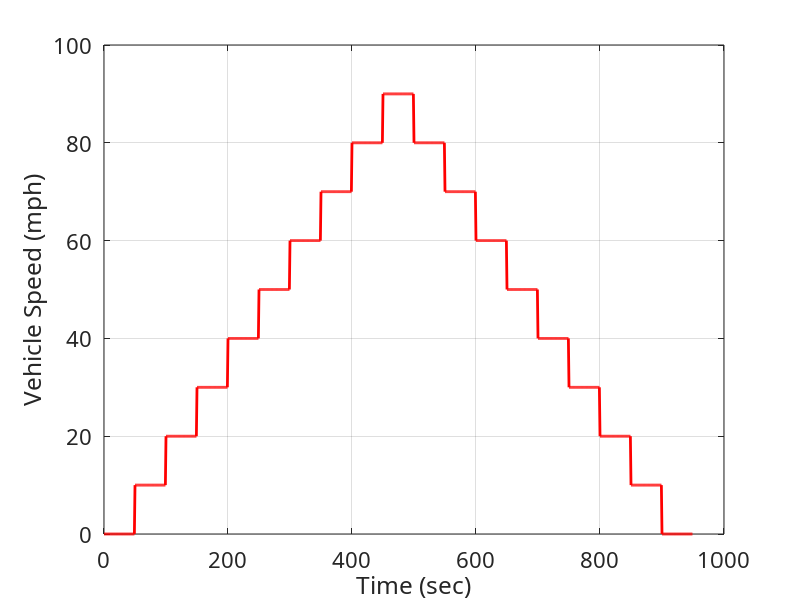

Write MATLAB code to recreate this figure. (Note: this script raises an error after producing the figure.)
%% ------------------------------------------------------------------------  
% J.Naber
% Michigan Tech
% Date: 2013-04-01
%
% Initialization File For MTU_HVM_5_0a.mdl
%
% Added variable Engine_Displacement_L for scaling.
%
%
%% ------------------------------------------------------------------------
clear all
close all;
clc;

%%
%------------------------------Load Parameters-----------------------------
choice = menu('Select Test Condition', ...
              'Constant Speed Points: 0, 10, .... 80 90 80 ... mph ',...  
              'Performance Test', ...
              'UDDS Cycle',  ...
              'HWFET Cycle', ...
              'US06 Cycle',  ...
              'ECE-15 Cycle', ...
              'EUDC Cycle', ...
              'GENERIC Cycle');                           %Prompt user
if choice==1
    load('Constant_Speed_Points_Cycle.mat');
elseif choice ==2
    load('Performance_Test');
elseif choice==3
    load('UDDS_Cycle.mat');
elseif choice==4    
    load('HWFET_Cycle.mat');
elseif choice==5
    load('US06_Cycle.mat');
elseif choice==6
    load('ECE_15_Cycle.mat');
elseif choice==7
    load('EUDC_Cycle.mat');
elseif choice==8
    load('GENERIC_Cycle.mat');
end

% Plot Test cycle
figure; 
    set(gcf, 'position', [50 50 900 600]);
    h = plot(TEST_CYCLE(:,1), TEST_CYCLE(:,2), 'r');
        set(h, 'linewidth', 2);
        set(gca, 'fontsize', 16, 'fontname', 'Calibri');
        xlabel('Time (sec)');
        ylabel('Vehicle Speed (mph)');
        grid on;
    
%-------------------------Fuel and Energy Constants------------------------
Fuel_Density_kgm3 = 742;               %Density of gasoline, kg/m^3
Fuel_LHV_MJkg     = 43.42;             %Lower heating value of gasoline, MJ/kg          

%---------------------------------Base IC Engine (2.1L Inline 4 Cyl) ----------------------------------
% 
Engine_Min_Speed_rpm    =  800; %Max engine speed, rpm
Engine_Max_Speed_rpm    = 6000; %Max engine speed, rpm
Engine_Startup_Fuel_g   =   10; %Fuel, grams	

Engine_2DMAP_Index_TR   = [0.08, 0.16, 0.24, 0.32, 0.40, 0.48, 0.56, 0.64, 0.72, 0.80, 0.88, 0.96, 1.00];
Engine_2DMAP_Index_RPM  = [800,  1200, 1600, 2000, 2400, 2800, 3200, 3600, 4000, 4800, 6000];

%% Scaled to 3.6L
Engine_Displacement_L   =    3.6;                             % Liters
Engine_ACC_Loss_Nm      =   17.1; %Accessory loss, N-m


Engine_Torque_2DMAP_Nm =[     17    14    10     7    31    27    26    26    17     9     3;
                              46    41    36    34    60    57    55    77    45    36    22;
                              72    67    65    63    87    84    82   106    74    63    50;
                              98    94    93    91   115   113   111   134   101    91    77;
                             122   122   120   118   142   141   139   161   127   118   103;
                             147   147   146   146   170   168   166   189   154   146   130;
                             171   175   173   173   180   195   194   214   182   171   156;
                             195   201   201   201   197   223   221   231   209   199   182;
                             219   226   228   228   225   250   249   254   237   225   206;
                             243   252   254   255   252   279   276   274   264   252   231;
                             266   278   281   283   279   305   303   297   290   278   257;
                             273   303   307   309   307   333   329   322   317   305   283;
                             273   310   331   333   334   353   350   350   345   331   305;];
Engine_Torque_2DMAP_Nm = Engine_Torque_2DMAP_Nm';

Engine_BSFC_2DMAP_g_kWh = [ 855         869        1167        1591         549         628         707         991        1240        3058        9624;
                            452         469         486         499         385         413         450         427         644         986        2248;
                            388         379         371         368         329         346         372         378         499         707        1311;
                            358         337         327         319         300         313         334         349         437         596        1029;
                            342         316         302         293         283         293         313         332         402         538         892;
                            331         302         287         278         271         280         299         319         378         503         814;
                            324         294         277         267         267         270         288         310         362         480         765;
                            321         287         270         260         262         264         281         294         349         460         728;
                            316         282         265         254         255         259         275         290         342         447         703;
                            315         279         261         250         251         276         291         306         342         437         684;
                            324         298         281         271         268         297         313         335         370         463         669;
                            331         325         304         294         291         319         338         365         400         498         720;
                            331         332         327         313         314         338         355         396         428         533         765;];
                        
Engine_BSFC_2DMAP_g_kWh = Engine_BSFC_2DMAP_g_kWh';                 

% Plot data.
if logical(0)
    T = Engine_Torque_2DMAP_Nm;
    N = Engine_2DMAP_Index_RPM;
    N = N'*ones(1,size(T,2));
    figure;
        subplot(1,2,1);
            contourf(N,T, Engine_Torque_2DMAP_Nm,  [0:25:200]);
        subplot(1,2,2);
            contourf(N,T, Engine_BSFC_2DMAP_g_kWh, [225:25:800]);
    clear T N
end
        
%-------------------------------Transmission-------------------------------
% Baseline 5, Malibu 4 speed, Malibu 6 speed) 
% Option   0        1               2
Trans_Option = 1;

%--------------------------Mechanical Drivetrain---------------------------
Motor_Gear_Ratio   = 0.33;           % Ratio of gear that connects the motor to the transmission output                                    

%---------------------------------Electric Motor---------------------------
Motor_Mass = 41;                     % Motor Mass, kg
Motor_Km   = 1.08;                   % Motor Torque constant, N-m/A
Motor_Ra   = 0.135;                  % Armature resistance, ohms

%---------------------------------Battery----------------------------------
Batt_Initial_SOC             = 0.8;      % Initial Battery SOC
Batt_Capacity_Ah             = 5.0;      % Battery rating from name plate, Ah
Batt_Const_V                 = 100;      % Battery constant voltage, V
Batt_Upper_Volt_Limit_V      = 142.9;    % Battery upper voltage limit, V
Batt_Lower_Volt_Limit_V      = 62.8;     % Battery lower voltage limit, V
Batt_Max_Charge_Current_A    = 75;       % Battery max charging current, A
Batt_Max_Discharge_Current_A = -75;      % Battery max discharging current, A
Batt_Max_SOC                 = 0.9;      % Maximum limit for SOC charging
Batt_Min_SOC                 = 0.5;      % Minimum limit for SOC charging
Batt_dG                      = -371100;  % Free energy difference between discharged & charged electrodes
Batt_OCV_Z                   = 2;        % Battery OCV Z
Batt_a                       = 4;        % Molecular interaction exponent
Batt_Resis_Ohms              = 0.5;      % Battery Resistance, Ohms
Batt_Warburg_Resis_Ohms      = 0.25;     % Warburg Resistance, Ohms
Batt_Warburg_Capcitance_F    = 15;       % Warburg Capacitance, F
Batt_Numb_Cells_N            = 51;       % Number of cell in battery pack
Batt_Aux_Load_W              = 1000;     % Auxillary electrical load, W
Batt_Disable_SOC             = 0.05;      % SOC limit to disable battery

%----------------------------Vehicle Parameters----------------------------
Vehicle_Mass_kg = 1713;                             % Vehicle mass, kg
Vehicle_Frontal_Area_m = 2.686;                     % Frontal area of vehicle, m^2
Vehicle_Drag_Coeff = 0.417;                         % Vehicle drag coefficient
Vehicle_Tire_Radius_m = 11*0.0254;                  % Radius of tires, m
Vehicle_Tire_Coeff_Rolling_Resistance=0.018;        % Coefficient of tire rolling resistance
Vehicle_Tire_Static_Fric_Coeff = 0.8;               % Coefficient of static friction 0.4<Static_Fric_Coeff<0.8 (modified from 1.06e)
Vehicle_Tire_Rolling_Fric_Velocity_Modifier = 44.7; % Modifying factor if vehicle velocity in m/s
Max_Vehicle_Speed_Control_Error_mph = 2;            % Maximum allowable +/- error tolerence
CG_Ratio = 0.6;                                     % Ratio of weight distribution between front and rear wheels
                                                    % Need to change model to drive from front wheels.  

%------------------------------Parasitic Parameters-----------------------------
Gravity         = 9.81;             % Accelearion due to gravity, m/s^2
Air_Density_kgm = 1.2;              % Air density, kg/m^3


%% Load Student Parameters into the initilization variables.
disp('- Loading Student Design Parameters ...');
Student_Design_Parameters

%% Complete Computations of data.
Vehicle_Tractive_Force_Limit=(Vehicle_Mass_kg*Gravity)*Vehicle_Tire_Static_Fric_Coeff*CG_Ratio; %Tractive force limit set by road friction, N

